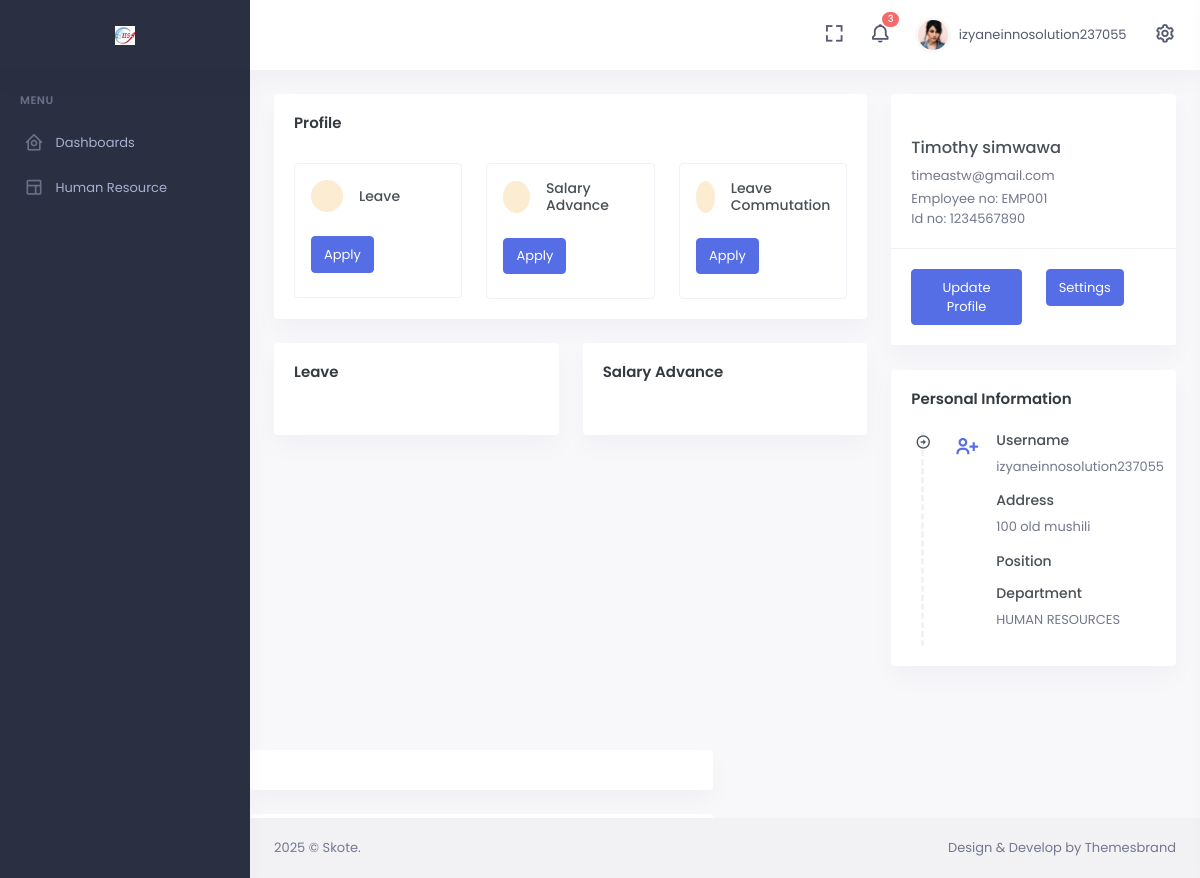
The page /user-profile/ (signed in) on the database as committed earlier.
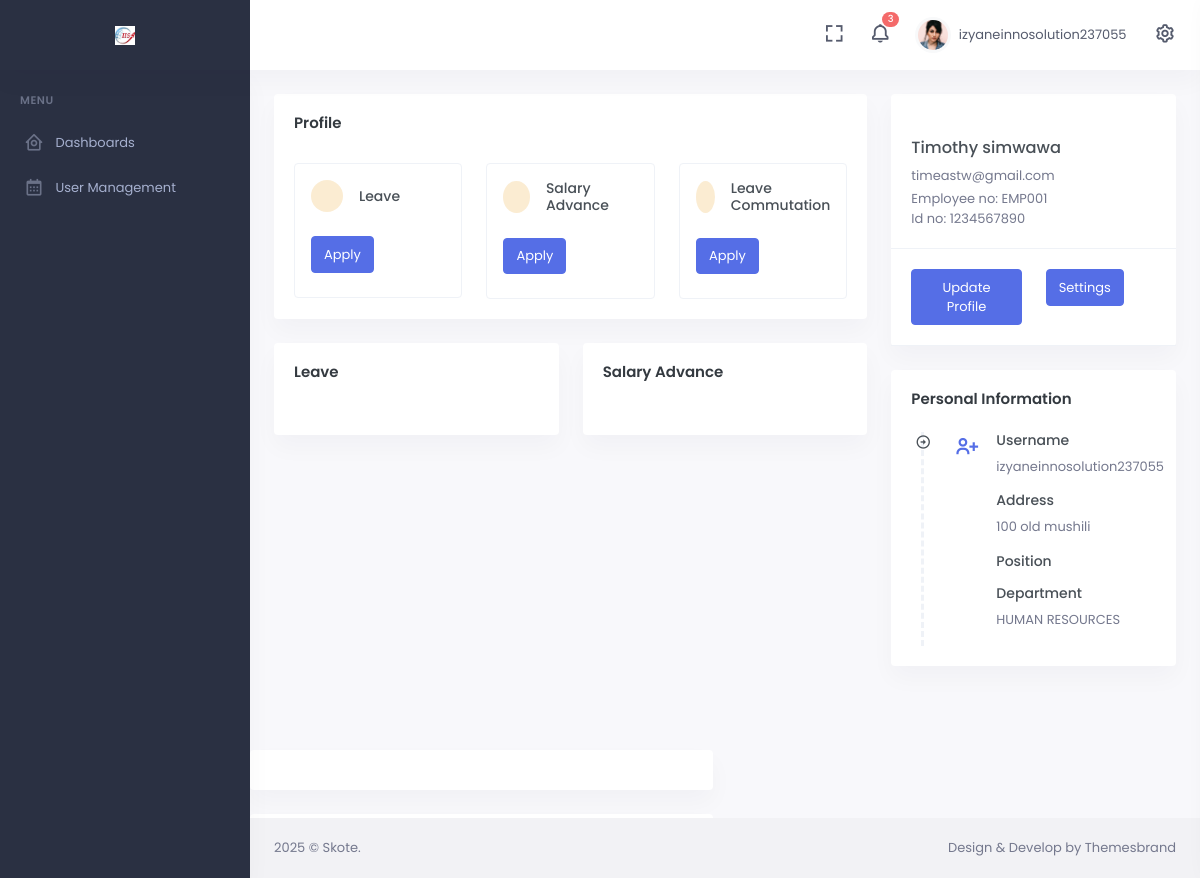
The same page on the database as committed later.
### frontend/views/base_views.py (the view)
# urls.py: path('user-profile/', user_profile, name='user_profile')
@login_required(login_url='frontend:login')
def user_profile(request):
    user = request.user.id
    get_employee = Employee.objects.get(user_id = user)
    context = {
        'get_employee': get_employee
    }
    return render(request, 'frontend/base/user-profile.html', context)

### templates/frontend/base/user-profile.html (shortened to what the changed rows need)
{% extends "base/base.html" %}
{% load static %}

### templates/base/base.html (shortened to what the changed rows need)
{% load static %}
<!doctype html>
<html lang="en">
    <head>
        <link href="https://cdn.jsdelivr.net/npm/boxicons/css/boxicons.min.css" rel="stylesheet">
        <link href="{% static 'assets/css/bootstrap.min.css' %}"  rel="stylesheet" type="text/css" />
        <link href="{% static 'assets/css/icons.min.css' %}" rel="stylesheet" type="text/css" />
        <link href="{% static 'assets/css/app.min.css' %}" rel="stylesheet" type="text/css" />
        <link href="{% static 'assets/libs/admin-resources/rwd-table/rwd-table.min.css' %}" rel="stylesheet" type="text/css" />
    </head>
    <body data-sidebar="dark">
        <div id="layout-wrapper">
                <div class="vertical-menu">
                    <div data-simplebar class="h-100">
                        <div id="sidebar-menu">
                            <ul class="metismenu list-unstyled" id="side-menu">
                                {% if request.user.employee.role == "HR" %}
                                <li>
                                    <a href="javascript: void(0);" class="waves-effect">
                                        <i class="bx bx-layout"></i>
                                        <span key="t-layouts">Human Resource</span>
                                    </a>
                                </li>
                                {% endif %}
                                {% if request.user.employee.role == "Admin" %}
                                <li>
                                    <a href="javascript: void(0);" class="has-arrow waves-effect">
                                        <i class="bx bx-calendar"></i>
                                        <span key="t-dashboards">User Management</span>
                                    </a>
                                </li>
                                {% endif %}
                            </ul>
                        </div>
                    </div>
                </div>
            </div>
    </body>
</html>

Rows that differ between the two databases and show on the page:
changed Employee "Timothy": role "HR" → "Admin" (drawn)
Other text that changed with them:
text no longer shown: "Human Resource"
text now shown: "User Management"
